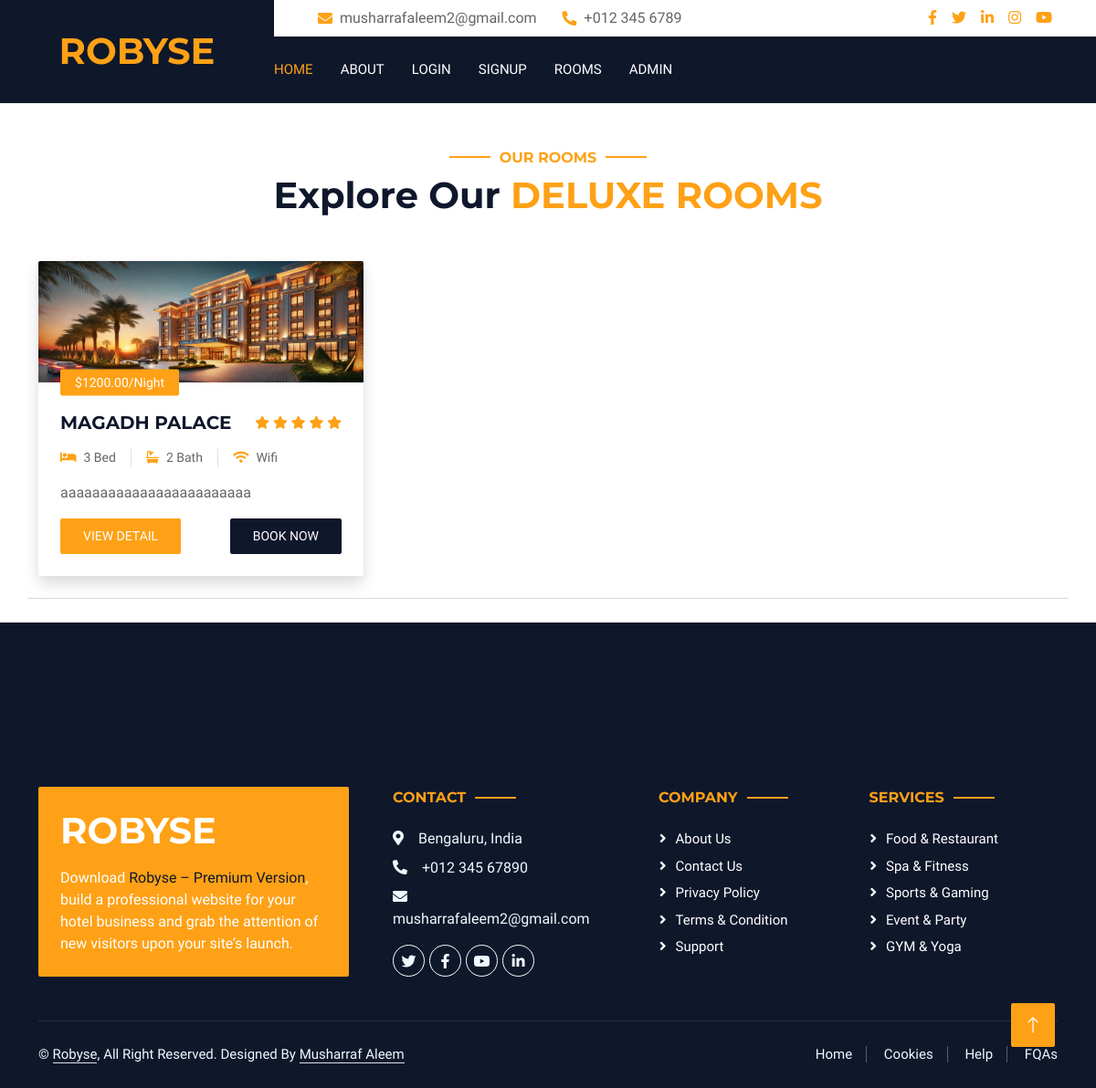
The app's page /rooms/, older data.
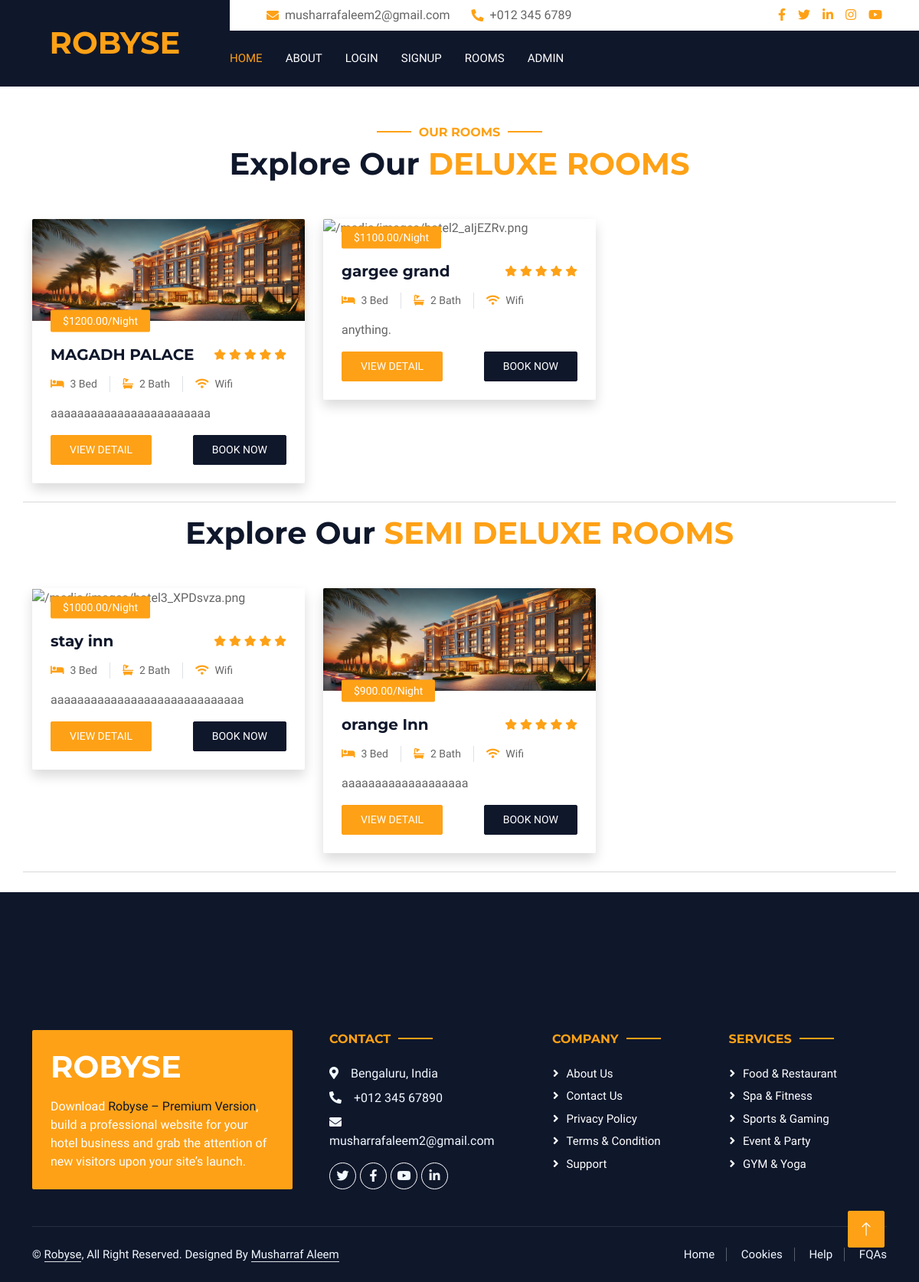
The same page, newer data.
### app/models.py (models this page shows, shortened)
class Category(models.Model):
    name = models.CharField(max_length=255, unique=True)
    description = models.CharField(max_length=200)

class Model1(models.Model):
    category= models.ForeignKey(Category, on_delete=models.CASCADE, related_name='model1_items')
    name = models.CharField(max_length=255)
    image = models.ImageField(upload_to='images/')
    description = models.TextField()
    price = models.DecimalField(max_digits=10, decimal_places=2)
    rating = models.FloatField()
    location = models.CharField(max_length=255)
    availability = models.BooleanField(default=True)

### app/views.py (the view)
# urls.py: path('rooms/',rooms, name='rooms'),
def rooms(request):
    categories = Category.objects.prefetch_related('model1_items').all()
    return render(request, 'rooms.html',{'categories': categories})

### templates/rooms.html
{% extends "base1.html" %}
{% load static %}
{% block content %}
<div class="container-xxl py-5">
    <center>
        <h6 class="section-title text-center text-primary text-uppercase">Our Rooms</h6>
    </center>
    {% for p in categories %}
    <div class="container">
        <div class="text-center wow fadeInUp" data-wow-delay="0.1s">
            <h1 class="mb-5">Explore Our <span class="text-primary text-uppercase">{{p.name}} rooms</span></h1>
        </div>
        <div class="row g-4">
            {% for k in p.model1_items.all %}
            <div class="col-lg-4 col-md-6 wow fadeInUp" data-wow-delay="0.6s">
                <div class="room-item shadow rounded overflow-hidden">
                    <div class="position-relative">
                        <img class="img-fluid" src="{{ k.image.url }}" alt="{{ k.image.url }}">
                        <small
                            class="position-absolute start-0 top-100 translate-middle-y bg-primary text-white rounded py-1 px-3 ms-4">${{k.price}}/Night</small>
                    </div>
                    <div class="p-4 mt-2">
                        <div class="d-flex justify-content-between mb-3">
                            <h5 class="mb-0">{{k.name}}</h5>
                            <div class="ps-2">
                                <small class="fa fa-star text-primary"></small>
                                <small class="fa fa-star text-primary"></small>
                                <small class="fa fa-star text-primary"></small>
                                <small class="fa fa-star text-primary"></small>
                                <small class="fa fa-star text-primary"></small>
                            </div>
                        </div>
                        <div class="d-flex mb-3">
                            <small class="border-end me-3 pe-3"><i class="fa fa-bed text-primary me-2"></i>3 Bed</small>
                            <small class="border-end me-3 pe-3"><i class="fa fa-bath text-primary me-2"></i>2
                                Bath</small>
                            <small><i class="fa fa-wifi text-primary me-2"></i>Wifi</small>
                        </div>
                        <p class="text-body mb-3">{{k.description}}</p>
                        <div class="d-flex justify-content-between">
                            <a class="btn btn-sm btn-primary rounded py-2 px-4" href="{% url 'instance_detail' k.pk %}">View Detail</a>
                            <a class="btn btn-sm btn-dark rounded py-2 px-4" href="{% url 'booking' k.pk %}">Book
                                Now</a>
                        </div>
                    </div>
                </div>
            </div>
            {% endfor %}
            <br><br>
            <hr>
        </div>
    </div>
    {% endfor %}
</div>
<br><br><br>
{% endblock content %}

Row changes from the older to the newer data that the page shows:
added Model1: price "1100.00", name "gargee grand", description "anything.", shown under Category "DELUXE"
added Category: name "SEMI DELUXE"
added Model1: price "1000.00", name "stay inn", description "aaaaaaaaaaaaaaaaaaaaaaaaaaaaa", shown under "SEMI DELUXE"
added Model1: image (picture), price "900.00", name "orange Inn", description "aaaaaaaaaaaaaaaaaaa", shown under "SEMI DELUXE"
